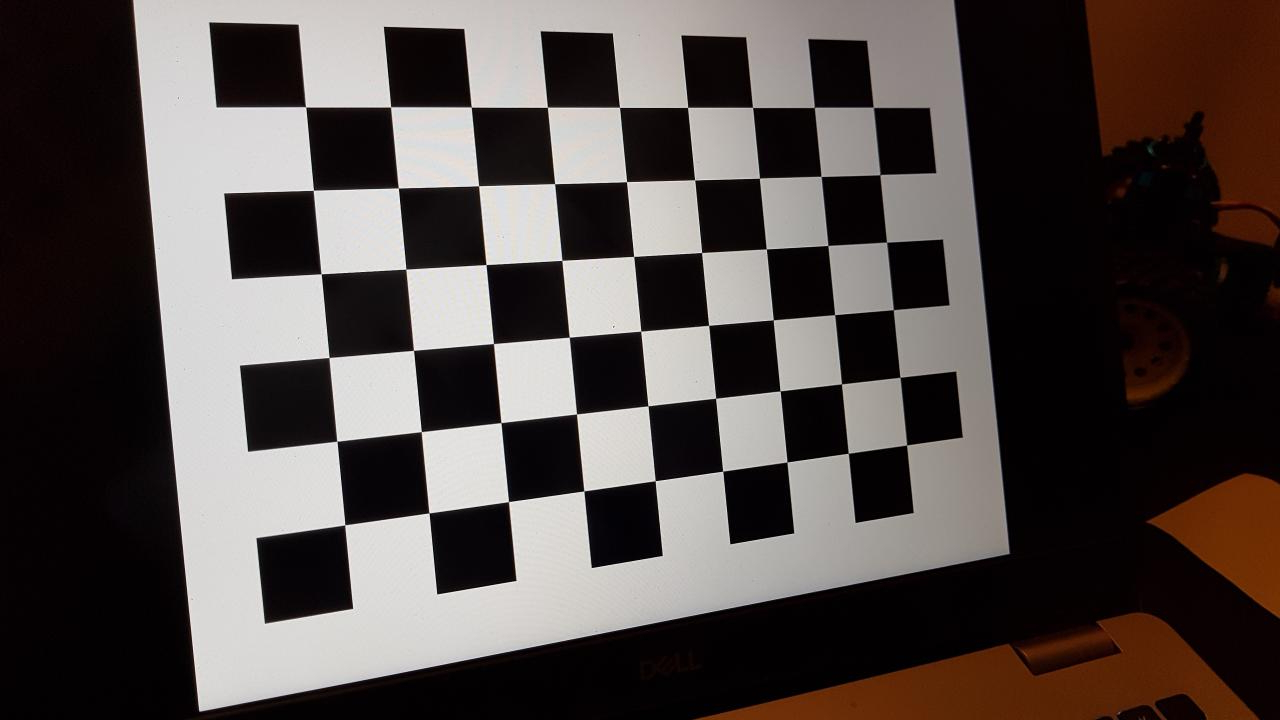
#> input picture images_calibration/chess_board_ (1).jpg, 1280 x 720 px; its folder holds only this picture in this run
$ python make_S7_camera_calibration.py
#> lines starting #> are read from the running program, lines starting #| are printed output that depends on the picture; after the words box and inside, x2 and y2 are one past the last pixel; in counts of white or black regions, pixels touching at a corner belong together
# -*- coding: utf-8 -*-
"""
Created on Tue Sep 15 23:37:44 2020

@author: nguye
*Author : nguyenrobot
Copyright : nguyenrobot
https://github.com/nguyenrobot
https://www.nguyenrobot.com
"""

""" documentation & tutorials
https://docs.opencv.org/master/dc/dbb/tutorial_py_calibration.html
https://docs.opencv.org/2.4/modules/calib3d/doc/camera_calibration_and_3d_reconstruction.html

"""

"""
Load chessboards photos and find camera matrix and distorsion coefficient
Save camera calibration data into S7_cam_calibration.p for further usage
"""

import numpy
import cv2
import glob
import pickle
import os

# termination criteria
criteria    = (cv2.TERM_CRITERIA_EPS + cv2.TERM_CRITERIA_MAX_ITER, 30, 0.001)
# prepare object points, like (0,0,0), (1,0,0), (2,0,0) ....,(6,5,0)
objp        = numpy.zeros((9*6,3), numpy.float32)
objp[:,:2]  = numpy.mgrid[0:9,0:6].T.reshape(-1,2)

# Arrays to store object points and image points from all the images.
objpoints = [] # 3d point in real world space
imgpoints = [] # 2d points in image plane.
images = glob.glob('images_calibration/*.jpg')

for fname in images:
    img = cv2.imread(fname)
#> img is the input picture: shape (720, 1280, 3); mean B, G, R 72.7, 75.2, 82.9
    gray = cv2.cvtColor(img, cv2.COLOR_BGR2GRAY)
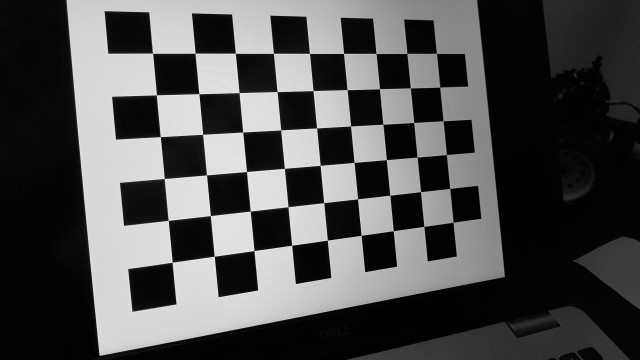
#> gray: shape (720, 1280) (shown at 1/2 size); min 0, max 255, mean 77.3

    # Find the chess board corners
    ret, corners = cv2.findChessboardCorners(gray, (9, 6), None)
#> ret = True; corners = 54 rows, first 8: [305.6, 107], [390.5, 106.9], [471.4, 107.1], [547.5, 107.2], [619.5, 107.4], [687.5, 107.4], [752.5, 107.4], [814.2, 107.5]

    # If found, add object points, image points (after refining them)
    if ret == True:
        print('true')
        print(fname)
        objpoints.append(objp)
        corners2 = cv2.cornerSubPix(gray,corners, (11,11), (-1,-1), criteria)
#> corners2 = 54 rows, first 8: [305.6, 106.8], [390.6, 106.9], [471.2, 107.1], [547.4, 107.3], [619.5, 107.3], [687.6, 107.4], [752.6, 107.4], [814.4, 107.4]
        imgpoints.append(corners)
        # Draw and display the corners
        cv2.drawChessboardCorners(img, (9, 6), corners2, ret)
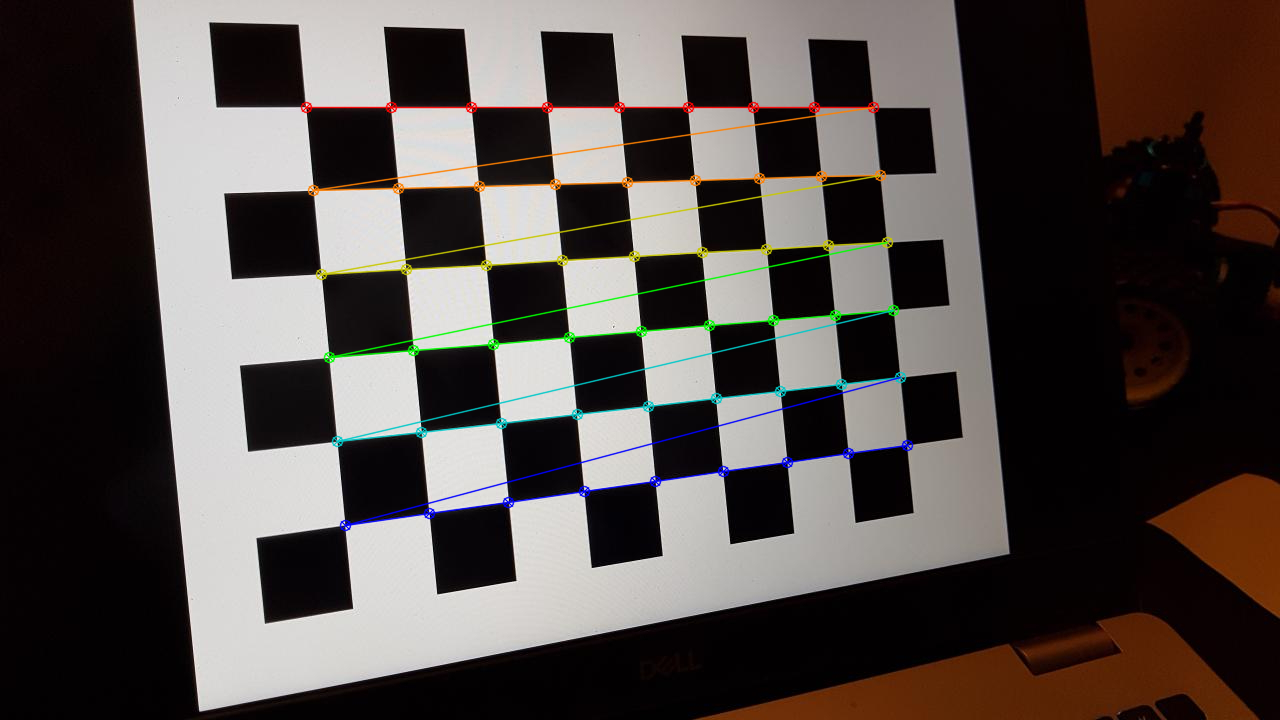
#> img: shape (720, 1280, 3); 2.48% of pixels changed, all inside (x1, y1, x2, y2) = (300, 101, 914, 532)
        cv2.imshow('img', img)
        file_name = os.path.splitext(os.path.basename(fname))[0] + '_out.jpg'
        cv2.imwrite('images_calibration/output_chessboard/' + file_name, img)
        cv2.waitKey(500)
cv2.destroyAllWindows()

# Cam matrix and distortion coeff
ret, camera_matrix, distortion_coefficient, rvecs, tvecs    = cv2.calibrateCamera(objpoints, imgpoints, gray.shape[::-1], None, None)
#> ret = 0.113; camera_matrix = [[868, 0, 653.9], [0, 886.6, 364.5], [0, 0, 1]]; distortion_coefficient = [[0.0128, -0.107, -0.000674, 0.003, 0.292]]; rvecs = ([-0.0245, -0.324, -0.0961],); tvecs = ([-4.25, -3.07, 10.55],)
S7_cam_calibration                                          = {"camera_matrix" : camera_matrix,
                                                               "distortion_coefficient" : distortion_coefficient}
#> S7_cam_calibration = {'camera_matrix': [[868, 0, 653.9], [0, 886.6, 364.5], [0, 0, 1]], 'distortion_coefficient': [[0.0128, -0.107, -0.000674, 0.003, 0.292]]}

# Save cam matrix and distortion coeff into S7_cam_calibration.p for further usages
pickle.dump(S7_cam_calibration, open( "S7_cam_calibration.p", "wb" ))

$ run again, on images_calibration/chess_board_ (13).jpg
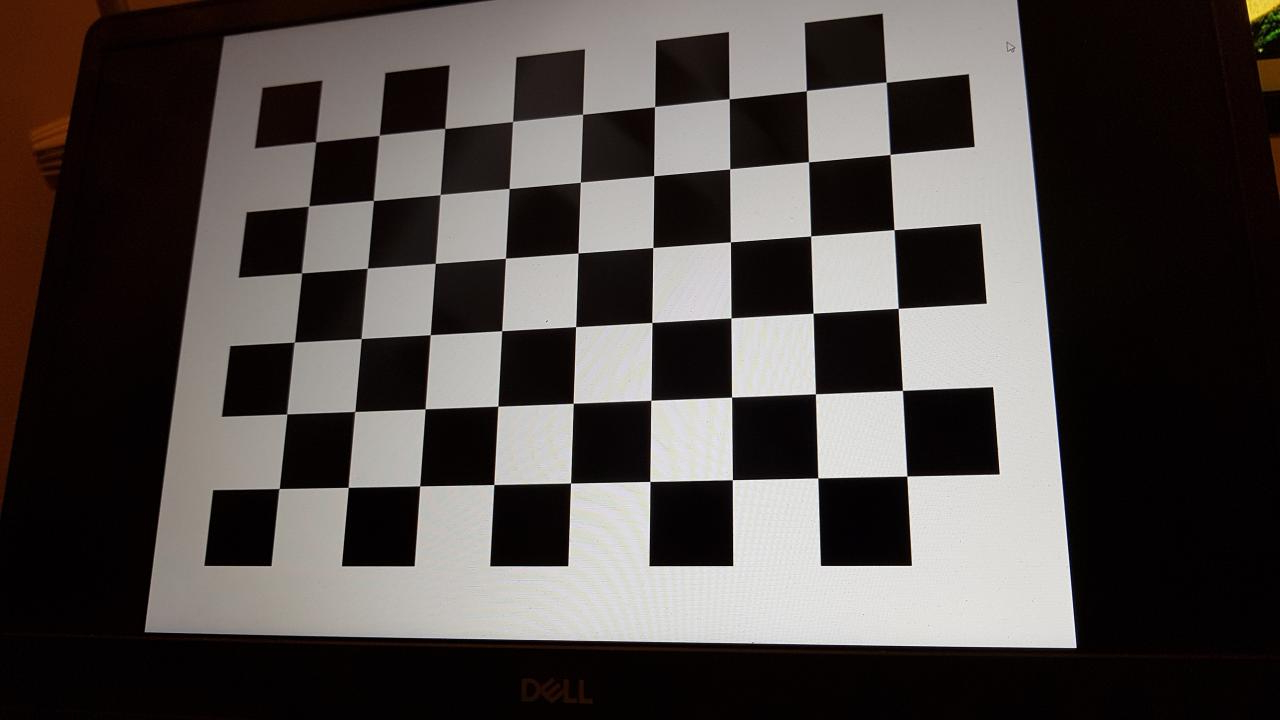
#> input picture images_calibration/chess_board_ (13).jpg, 1280 x 720 px
#> img is the input picture: shape (720, 1280, 3); mean B, G, R 71, 73.2, 78.7
#> `gray = cv2.cvtColor(img, cv2.COLOR_BGR2GRAY)`:
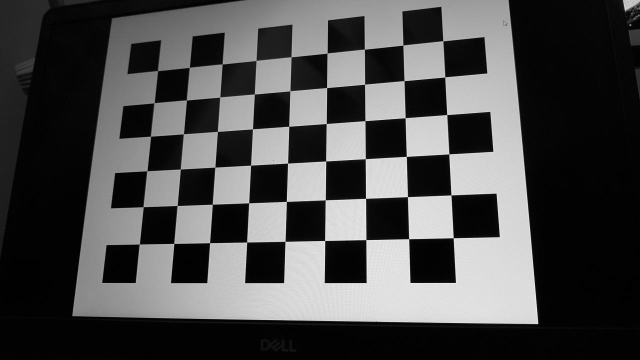
#> gray: shape (720, 1280) (shown at 1/2 size); min 0, max 254, mean 74.7
#> `ret, corners = cv2.findChessboardCorners(gray, (9, 6), None)`: ret = True; corners = 54 rows, first 8: [315.8, 142.2], [379.2, 135.4], [444.8, 128.5], [512.6, 121.5], [582.5, 114.3], [654.5, 106.6], [729.2, 98.75], [806.3, 90.69]
#> corners2 = 54 rows, first 8: [315.6, 141.8], [379.2, 135.2], [444.7, 128.4], [512.5, 121.4], [582.5, 114.2], [654.6, 106.6], [729.2, 98.82], [806.3, 90.59]
#> `cv2.drawChessboardCorners(img, (9, 6), corners2, ret)`:
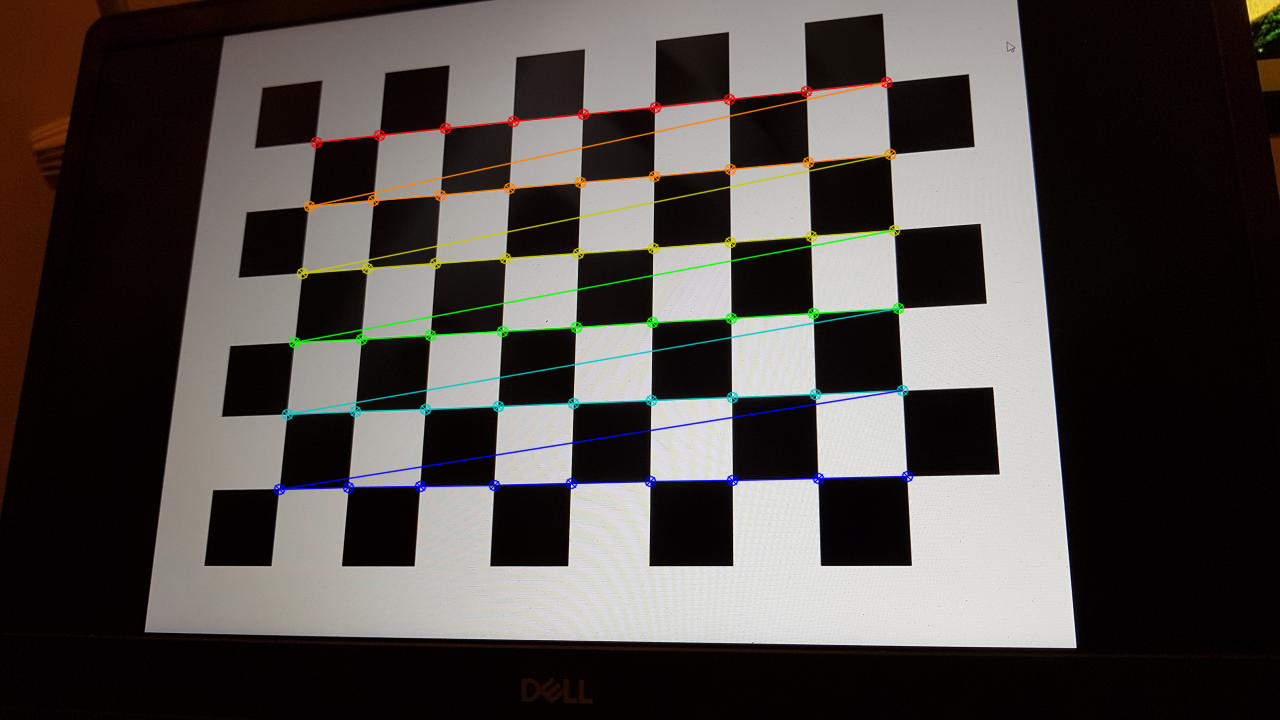
#> img: shape (720, 1280, 3); 2.61% of pixels changed, all inside (x1, y1, x2, y2) = (273, 76, 914, 496)
#> `ret, camera_matrix, distortion_coefficient, rvecs, tvecs    = cv2.cali..`: ret = 0.133; camera_matrix = [[1136.7, 0, 617], [0, 1135.5, 320.1], [0, 0, 1]]; distortion_coefficient = [[-0.0501, 1.17, -0.00243, -0.000558, -7.17]]; rvecs = ([-0.296, 0.259, -0.0177],); tvecs = ([-4.33, -2.57, 16.36],)
#> S7_cam_calibration = {'camera_matrix': [[1136.7, 0, 617], [0, 1135.5, 320.1], [0, 0, 1]], 'distortion_coefficient': [[-0.0501, 1.17, -0.00243, -0.000558, -7.17]]}

$ run again, on images_calibration/chess_board_ (14).jpg
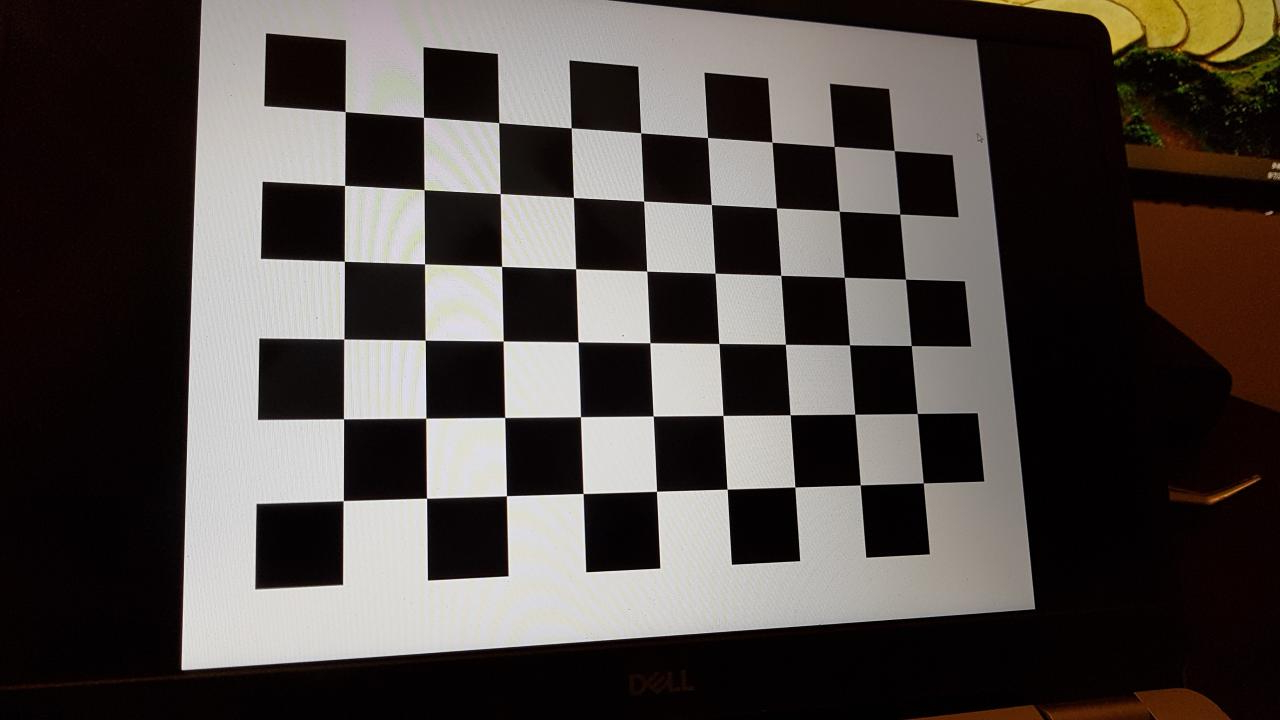
#> input picture images_calibration/chess_board_ (14).jpg, 1280 x 720 px
#> img is the input picture: shape (720, 1280, 3); mean B, G, R 70, 73.1, 79.2
#> `gray = cv2.cvtColor(img, cv2.COLOR_BGR2GRAY)`:
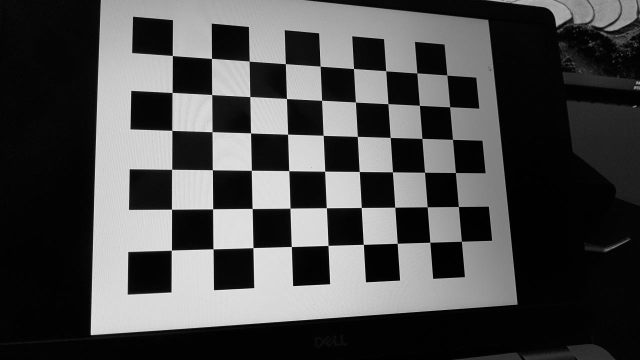
#> gray: shape (720, 1280) (shown at 1/2 size); min 0, max 254, mean 74.6
#> `ret, corners = cv2.findChessboardCorners(gray, (9, 6), None)`: ret = True; corners = 54 rows, first 8: [345.2, 111.6], [423.5, 117.4], [498.7, 122.6], [571.2, 127.7], [640.7, 132.8], [707.5, 137.6], [772.1, 142.2], [834.2, 146.6]
#> corners2 = 54 rows, first 8: [345.1, 111.5], [423.5, 117.3], [498.7, 122.6], [571.2, 127.9], [640.7, 132.8], [707.5, 137.5], [772, 142.1], [834.2, 146.4]
#> `cv2.drawChessboardCorners(img, (9, 6), corners2, ret)`:
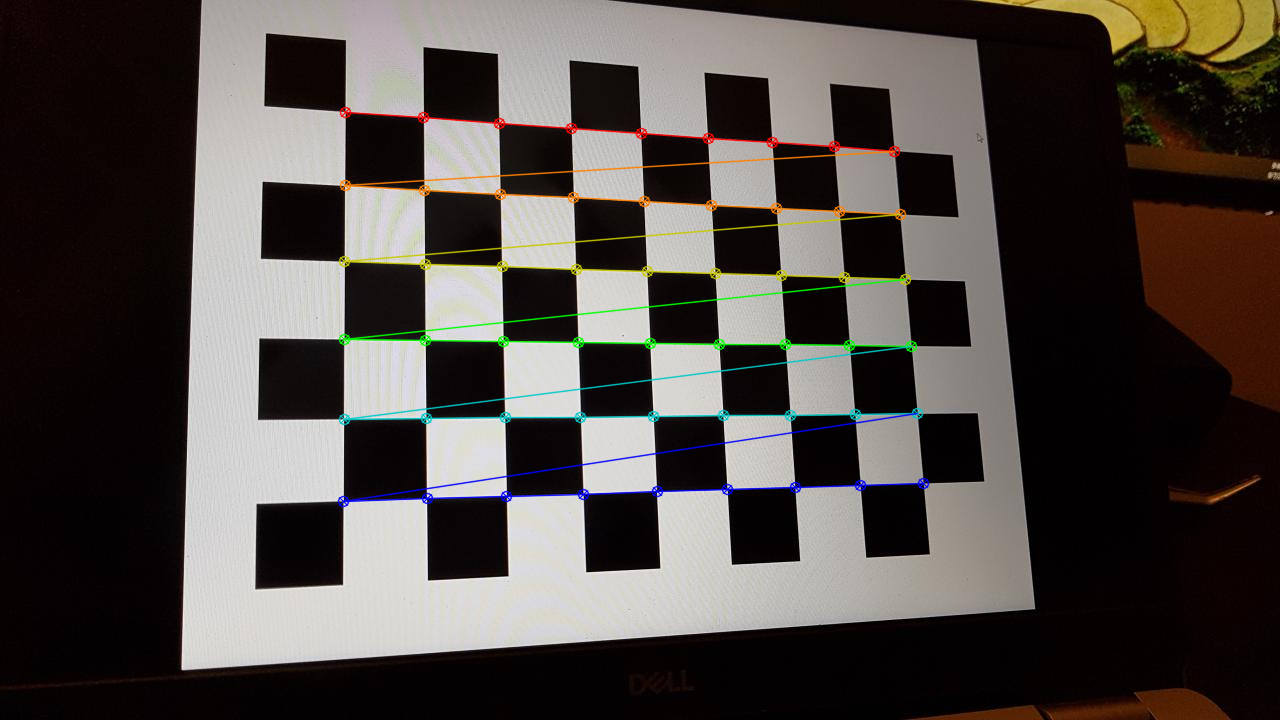
#> img: shape (720, 1280, 3); 2.49% of pixels changed, all inside (x1, y1, x2, y2) = (337, 106, 930, 508)
#> `ret, camera_matrix, distortion_coefficient, rvecs, tvecs    = cv2.cali..`: ret = 0.102; camera_matrix = [[901.1, 0, 603], [0, 901.3, 378.9], [0, 0, 1]]; distortion_coefficient = [[-0.0244, 0.275, -0.00119, 0.00335, -0.811]]; rvecs = ([-0.151, -0.253, -0.0179],); tvecs = ([-3.35, -3.46, 11.66],)
#> S7_cam_calibration = {'camera_matrix': [[901.1, 0, 603], [0, 901.3, 378.9], [0, 0, 1]], 'distortion_coefficient': [[-0.0244, 0.275, -0.00119, 0.00335, -0.811]]}
